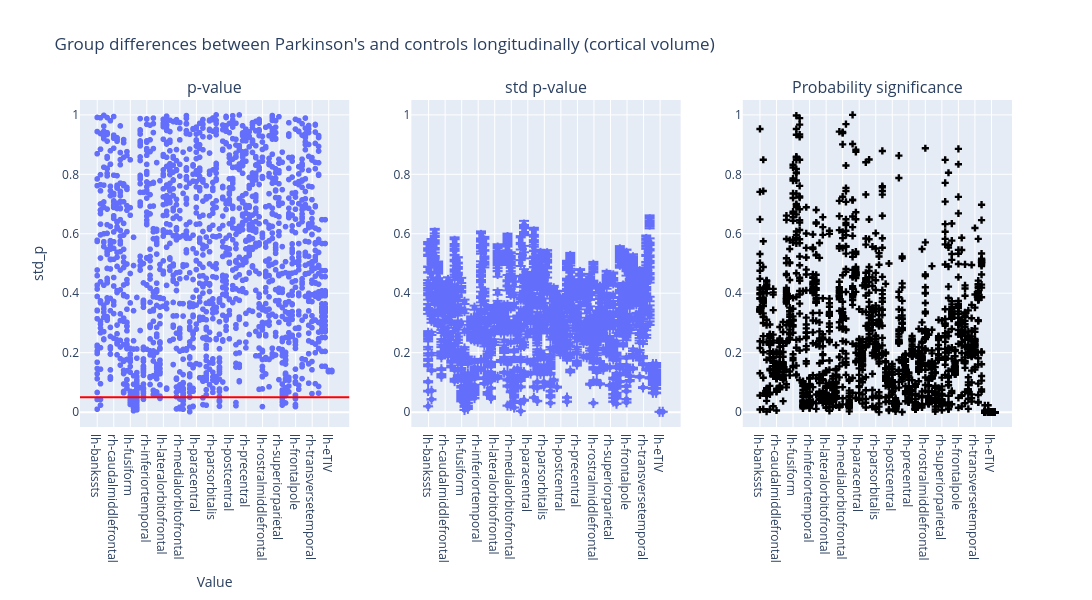

Notebook code cell kept with this figure:
### Code cell
plot_dumbbell(
    ancova_longitudinal_volume,
    "Group differences between Parkinson's and controls longitudinally (cortical volume)",
)

### Figure 1 — Plotly figure (JSON) as saved in the notebook; plotly's stock layout.template omitted (floating-point values rounded to 4 significant figures; data arrays with more than 128 entries replaced by an {"elided": "..."} marker saying what was removed)
{"data": [{"hovertemplate": "region=%{x}<br>p_value=%{y}<extra></extra>", "legendgroup": "", "marker": {"color": "#636efa", "symbol": "circle"}, "mode": "markers", "name": "", "showlegend": false, "type": "scattergl", "x": {"elided": "1872 str values"}, "xaxis": "x", "y": {"elided": "1872 float values"}, "yaxis": "y"}, {"error_y": {"array": {"elided": "1872 float values"}, "arrayminus": {"elided": "1872 float values"}}, "hovertemplate": "region=%{x}<br>std_p=%{y}<extra></extra>", "legendgroup": "", "marker": {"color": "#636efa", "symbol": "circle"}, "mode": "markers", "name": "", "showlegend": false, "type": "scattergl", "x": {"elided": "1872 str values"}, "xaxis": "x2", "y": {"elided": "1872 float values"}, "yaxis": "y2"}, {"marker": {"color": "black", "symbol": "cross"}, "mode": "markers", "name": "Flip probability", "showlegend": false, "type": "scatter", "x": {"elided": "1872 str values"}, "xaxis": "x3", "y": {"elided": "1872 float values"}, "yaxis": "y3"}], "layout": {"annotations": [{"font": {"size": 16}, "showarrow": false, "text": "p-value", "x": 0.1444, "xanchor": "center", "xref": "paper", "y": 1.0, "yanchor": "bottom", "yref": "paper"}, {"font": {"size": 16}, "showarrow": false, "text": "std p-value", "x": 0.5, "xanchor": "center", "xref": "paper", "y": 1.0, "yanchor": "bottom", "yref": "paper"}, {"font": {"size": 16}, "showarrow": false, "text": "Probability significance", "x": 0.8556, "xanchor": "center", "xref": "paper", "y": 1.0, "yanchor": "bottom", "yref": "paper"}], "height": 600, "hovermode": "closest", "shapes": [{"line": {"color": "red", "width": 2}, "type": "line", "x0": 0, "x1": 1, "xref": "x domain", "y0": 0.05, "y1": 0.05, "yref": "y"}], "title": {"text": "Group differences between Parkinson's and controls longitudinally (cortical volume)"}, "width": 1400, "xaxis": {"anchor": "y", "domain": [0.0, 0.2889], "title": {"text": "Value"}}, "xaxis2": {"anchor": "y2", "domain": [0.3556, 0.6444]}, "xaxis3": {"anchor": "y3", "domain": [0.7111, 1.0]}, "yaxis": {"anchor": "x", "domain": [0.0, 1.0], "range": [-0.05, 1.05], "title": {"text": "std_p"}}, "yaxis2": {"anchor": "x2", "domain": [0.0, 1.0], "range": [-0.05, 1.05]}, "yaxis3": {"anchor": "x3", "domain": [0.0, 1.0], "range": [-0.05, 1.05]}}}
